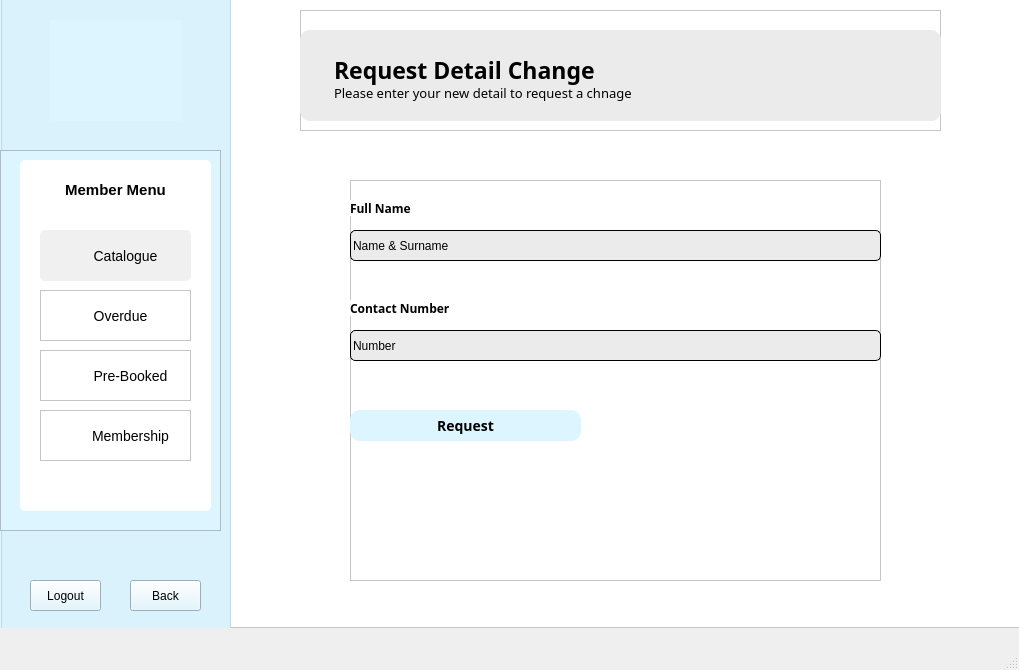
<?xml version="1.0" encoding="UTF-8"?>
<ui version="4.0">
 <class>MemberMembership</class>
 <widget class="QMainWindow" name="MemberMembership">
  <property name="windowModality">
   <enum>Qt::ApplicationModal</enum>
  </property>
  <property name="geometry">
   <rect>
    <x>0</x>
    <y>0</y>
    <width>1019</width>
    <height>670</height>
   </rect>
  </property>
  <property name="windowTitle">
   <string>MainWindow</string>
  </property>
  <widget class="QWidget" name="centralwidget">
   <widget class="QFrame" name="frame">
    <property name="geometry">
     <rect>
      <x>0</x>
      <y>-20</y>
      <width>1021</width>
      <height>648</height>
     </rect>
    </property>
    <property name="styleSheet">
     <string notr="true">background: white;</string>
    </property>
    <property name="frameShape">
     <enum>QFrame::StyledPanel</enum>
    </property>
    <property name="frameShadow">
     <enum>QFrame::Raised</enum>
    </property>
    <widget class="QGroupBox" name="menuPanel">
     <property name="geometry">
      <rect>
       <x>0</x>
       <y>0</y>
       <width>231</width>
       <height>671</height>
      </rect>
     </property>
     <property name="styleSheet">
      <string notr="true">background: rgb(220, 245, 255);</string>
     </property>
     <property name="title">
      <string/>
     </property>
     <widget class="QLabel" name="logo">
      <property name="geometry">
       <rect>
        <x>50</x>
        <y>40</y>
        <width>131</width>
        <height>101</height>
       </rect>
      </property>
      <property name="text">
       <string/>
      </property>
      <property name="pixmap">
       <pixmap resource="Resources.qrc">:/images/logo.png</pixmap>
      </property>
      <property name="scaledContents">
       <bool>true</bool>
      </property>
     </widget>
     <widget class="QPushButton" name="pushButton_2">
      <property name="geometry">
       <rect>
        <x>30</x>
        <y>600</y>
        <width>71</width>
        <height>31</height>
       </rect>
      </property>
      <property name="styleSheet">
       <string notr="true">QPushButton:hover {
	color: rgb(106, 146, 255);
}</string>
      </property>
      <property name="text">
       <string>Logout</string>
      </property>
     </widget>
     <widget class="QPushButton" name="back">
      <property name="geometry">
       <rect>
        <x>130</x>
        <y>600</y>
        <width>71</width>
        <height>31</height>
       </rect>
      </property>
      <property name="styleSheet">
       <string notr="true">/*QPushButton {
background: white;
}*/

QPushButton:hover {
	color: rgb(106, 146, 255);
}</string>
      </property>
      <property name="text">
       <string>Back</string>
      </property>
      <property name="icon">
       <iconset theme="go-previous">
        <normaloff>.</normaloff>.</iconset>
      </property>
     </widget>
     <widget class="QFrame" name="menu">
      <property name="geometry">
       <rect>
        <x>0</x>
        <y>170</y>
        <width>221</width>
        <height>381</height>
       </rect>
      </property>
      <property name="frameShape">
       <enum>QFrame::StyledPanel</enum>
      </property>
      <property name="frameShadow">
       <enum>QFrame::Raised</enum>
      </property>
      <widget class="QListWidget" name="listWidget_2">
       <property name="geometry">
        <rect>
         <x>20</x>
         <y>10</y>
         <width>191</width>
         <height>351</height>
        </rect>
       </property>
       <property name="styleSheet">
        <string notr="true">background: white;
border-radius: 5px;</string>
       </property>
       <property name="frameShadow">
        <enum>QFrame::Raised</enum>
       </property>
      </widget>
      <widget class="QFrame" name="catalogue_1">
       <property name="geometry">
        <rect>
         <x>40</x>
         <y>80</y>
         <width>151</width>
         <height>51</height>
        </rect>
       </property>
       <property name="styleSheet">
        <string notr="true">background: rgb(240, 240, 240);
border-radius: 5px;</string>
       </property>
       <property name="frameShape">
        <enum>QFrame::StyledPanel</enum>
       </property>
       <property name="frameShadow">
        <enum>QFrame::Raised</enum>
       </property>
       <widget class="QLabel" name="label_5">
        <property name="geometry">
         <rect>
          <x>10</x>
          <y>10</y>
          <width>31</width>
          <height>31</height>
         </rect>
        </property>
        <property name="text">
         <string/>
        </property>
        <property name="pixmap">
         <pixmap resource="Resources.qrc">:/images/Icons/books.png</pixmap>
        </property>
        <property name="scaledContents">
         <bool>true</bool>
        </property>
       </widget>
       <widget class="QPushButton" name="catalogue">
        <property name="geometry">
         <rect>
          <x>50</x>
          <y>10</y>
          <width>71</width>
          <height>31</height>
         </rect>
        </property>
        <property name="styleSheet">
         <string notr="true">QPushButton {
background: transparent;
font-size: 14px;
border: none;
}

QPushButton:hover {
	color: rgb(124, 204, 241);
}</string>
        </property>
        <property name="text">
         <string>Catalogue</string>
        </property>
        <property name="autoDefault">
         <bool>false</bool>
        </property>
       </widget>
      </widget>
      <widget class="QFrame" name="manageBooks_1">
       <property name="geometry">
        <rect>
         <x>40</x>
         <y>140</y>
         <width>151</width>
         <height>51</height>
        </rect>
       </property>
       <property name="styleSheet">
        <string notr="true">background: white;</string>
       </property>
       <property name="frameShape">
        <enum>QFrame::StyledPanel</enum>
       </property>
       <property name="frameShadow">
        <enum>QFrame::Raised</enum>
       </property>
       <widget class="QLabel" name="label_6">
        <property name="geometry">
         <rect>
          <x>10</x>
          <y>10</y>
          <width>31</width>
          <height>31</height>
         </rect>
        </property>
        <property name="text">
         <string/>
        </property>
        <property name="pixmap">
         <pixmap resource="Resources.qrc">:/images/Icons/overdue.png</pixmap>
        </property>
        <property name="scaledContents">
         <bool>true</bool>
        </property>
       </widget>
       <widget class="QPushButton" name="manageBooks">
        <property name="geometry">
         <rect>
          <x>50</x>
          <y>10</y>
          <width>61</width>
          <height>31</height>
         </rect>
        </property>
        <property name="styleSheet">
         <string notr="true">QPushButton {
background: transparent;
font-size: 14px;
border: none;
}

QPushButton:hover {
	color: rgb(124, 204, 241);
}</string>
        </property>
        <property name="text">
         <string>Overdue</string>
        </property>
       </widget>
      </widget>
      <widget class="QFrame" name="status_1">
       <property name="geometry">
        <rect>
         <x>40</x>
         <y>200</y>
         <width>151</width>
         <height>51</height>
        </rect>
       </property>
       <property name="styleSheet">
        <string notr="true">background: white;</string>
       </property>
       <property name="frameShape">
        <enum>QFrame::StyledPanel</enum>
       </property>
       <property name="frameShadow">
        <enum>QFrame::Raised</enum>
       </property>
       <widget class="QLabel" name="label_7">
        <property name="geometry">
         <rect>
          <x>10</x>
          <y>10</y>
          <width>31</width>
          <height>31</height>
         </rect>
        </property>
        <property name="text">
         <string/>
        </property>
        <property name="pixmap">
         <pixmap resource="Resources.qrc">:/images/Icons/book.png</pixmap>
        </property>
        <property name="scaledContents">
         <bool>true</bool>
        </property>
       </widget>
       <widget class="QPushButton" name="status">
        <property name="geometry">
         <rect>
          <x>50</x>
          <y>10</y>
          <width>81</width>
          <height>31</height>
         </rect>
        </property>
        <property name="styleSheet">
         <string notr="true">QPushButton {
background: transparent;
font-size: 14px;
border: none;
}

QPushButton:hover {
	color: rgb(124, 204, 241);
}</string>
        </property>
        <property name="text">
         <string>Pre-Booked</string>
        </property>
       </widget>
      </widget>
      <widget class="QFrame" name="membership_1">
       <property name="geometry">
        <rect>
         <x>40</x>
         <y>260</y>
         <width>151</width>
         <height>51</height>
        </rect>
       </property>
       <property name="styleSheet">
        <string notr="true">background: white;</string>
       </property>
       <property name="frameShape">
        <enum>QFrame::StyledPanel</enum>
       </property>
       <property name="frameShadow">
        <enum>QFrame::Raised</enum>
       </property>
       <widget class="QLabel" name="label_8">
        <property name="geometry">
         <rect>
          <x>10</x>
          <y>10</y>
          <width>31</width>
          <height>31</height>
         </rect>
        </property>
        <property name="text">
         <string/>
        </property>
        <property name="pixmap">
         <pixmap resource="Resources.qrc">:/images/Icons/user.png</pixmap>
        </property>
        <property name="scaledContents">
         <bool>true</bool>
        </property>
       </widget>
       <widget class="QPushButton" name="membership">
        <property name="geometry">
         <rect>
          <x>50</x>
          <y>10</y>
          <width>81</width>
          <height>31</height>
         </rect>
        </property>
        <property name="styleSheet">
         <string notr="true">QPushButton {
background: transparent;
font-size: 14px;
border: none;
}

QPushButton:hover {
	color: rgb(124, 204, 241);
}</string>
        </property>
        <property name="text">
         <string>Membership</string>
        </property>
       </widget>
      </widget>
      <widget class="QLabel" name="label">
       <property name="geometry">
        <rect>
         <x>20</x>
         <y>30</y>
         <width>191</width>
         <height>20</height>
        </rect>
       </property>
       <property name="layoutDirection">
        <enum>Qt::LeftToRight</enum>
       </property>
       <property name="styleSheet">
        <string notr="true">font-weight: bold;
background: white;
font-size: 15px;
</string>
       </property>
       <property name="text">
        <string>Member Menu</string>
       </property>
       <property name="alignment">
        <set>Qt::AlignCenter</set>
       </property>
      </widget>
     </widget>
    </widget>
    <widget class="QFrame" name="heading_3">
     <property name="geometry">
      <rect>
       <x>300</x>
       <y>30</y>
       <width>641</width>
       <height>121</height>
      </rect>
     </property>
     <property name="frameShape">
      <enum>QFrame::StyledPanel</enum>
     </property>
     <property name="frameShadow">
      <enum>QFrame::Raised</enum>
     </property>
     <widget class="QPlainTextEdit" name="plainTextEdit_9">
      <property name="geometry">
       <rect>
        <x>0</x>
        <y>20</y>
        <width>641</width>
        <height>91</height>
       </rect>
      </property>
      <property name="styleSheet">
       <string notr="true">background: rgb(235, 235, 235);
border-radius: 10px;</string>
      </property>
      <property name="frameShadow">
       <enum>QFrame::Raised</enum>
      </property>
      <property name="plainText">
       <string/>
      </property>
     </widget>
     <widget class="QPlainTextEdit" name="plainTextEdit_10">
      <property name="geometry">
       <rect>
        <x>30</x>
        <y>40</y>
        <width>321</width>
        <height>41</height>
       </rect>
      </property>
      <property name="styleSheet">
       <string notr="true">font-family: Baloo 2;
font-weight: bold;
font-size: 23px;
background: transparent;</string>
      </property>
      <property name="frameShape">
       <enum>QFrame::NoFrame</enum>
      </property>
      <property name="plainText">
       <string>Request Detail Change</string>
      </property>
     </widget>
     <widget class="QPlainTextEdit" name="plainTextEdit_11">
      <property name="geometry">
       <rect>
        <x>30</x>
        <y>70</y>
        <width>411</width>
        <height>31</height>
       </rect>
      </property>
      <property name="styleSheet">
       <string notr="true">background: transparent;
font-family: Baloo 2;
font-size: 13px;</string>
      </property>
      <property name="frameShape">
       <enum>QFrame::NoFrame</enum>
      </property>
      <property name="plainText">
       <string>Please enter your new detail to request a chnage</string>
      </property>
     </widget>
    </widget>
    <widget class="QFrame" name="frame_9">
     <property name="geometry">
      <rect>
       <x>350</x>
       <y>200</y>
       <width>531</width>
       <height>401</height>
      </rect>
     </property>
     <property name="frameShape">
      <enum>QFrame::StyledPanel</enum>
     </property>
     <property name="frameShadow">
      <enum>QFrame::Raised</enum>
     </property>
     <widget class="QLineEdit" name="lineEdit_title">
      <property name="geometry">
       <rect>
        <x>0</x>
        <y>50</y>
        <width>531</width>
        <height>31</height>
       </rect>
      </property>
      <property name="styleSheet">
       <string notr="true">border: 0.5px solid black;
border-radius: 5px;
background: rgb(235, 235, 235);</string>
      </property>
      <property name="text">
       <string>Name &amp; Surname</string>
      </property>
      <property name="placeholderText">
       <string>Enter title</string>
      </property>
     </widget>
     <widget class="QLabel" name="label_2">
      <property name="geometry">
       <rect>
        <x>0</x>
        <y>20</y>
        <width>71</width>
        <height>16</height>
       </rect>
      </property>
      <property name="styleSheet">
       <string notr="true">font-family: Baloo 2;
font-weight: bold;</string>
      </property>
      <property name="text">
       <string>Full Name</string>
      </property>
     </widget>
     <widget class="QLabel" name="label_3">
      <property name="geometry">
       <rect>
        <x>0</x>
        <y>120</y>
        <width>121</width>
        <height>16</height>
       </rect>
      </property>
      <property name="styleSheet">
       <string notr="true">font-family: Baloo 2;
font-weight: bold;</string>
      </property>
      <property name="text">
       <string>Contact Number</string>
      </property>
     </widget>
     <widget class="QLineEdit" name="lineEdit_author">
      <property name="geometry">
       <rect>
        <x>0</x>
        <y>150</y>
        <width>531</width>
        <height>31</height>
       </rect>
      </property>
      <property name="styleSheet">
       <string notr="true">border: 0.5px solid black;
border-radius: 5px;
background: rgb(235, 235, 235);</string>
      </property>
      <property name="text">
       <string>Number</string>
      </property>
      <property name="placeholderText">
       <string>Enter author</string>
      </property>
     </widget>
     <widget class="QPushButton" name="request_button">
      <property name="geometry">
       <rect>
        <x>0</x>
        <y>230</y>
        <width>231</width>
        <height>31</height>
       </rect>
      </property>
      <property name="contextMenuPolicy">
       <enum>Qt::NoContextMenu</enum>
      </property>
      <property name="styleSheet">
       <string notr="true">QPushButton {
font-size: 14px;
border-radius: 10px;
background: rgb(220, 245, 255);
font-family: open sans;
color: black;
font-weight: bold;
}

QPushButton:hover {
	color: rgb(106, 146, 255);
}</string>
      </property>
      <property name="text">
       <string>Request</string>
      </property>
      <property name="autoDefault">
       <bool>false</bool>
      </property>
     </widget>
    </widget>
   </widget>
  </widget>
  <widget class="QMenuBar" name="menubar">
   <property name="geometry">
    <rect>
     <x>0</x>
     <y>0</y>
     <width>1019</width>
     <height>25</height>
    </rect>
   </property>
  </widget>
  <widget class="QStatusBar" name="statusbar"/>
 </widget>
 <resources>
  <include location="Resources.qrc"/>
 </resources>
 <connections/>
</ui>
